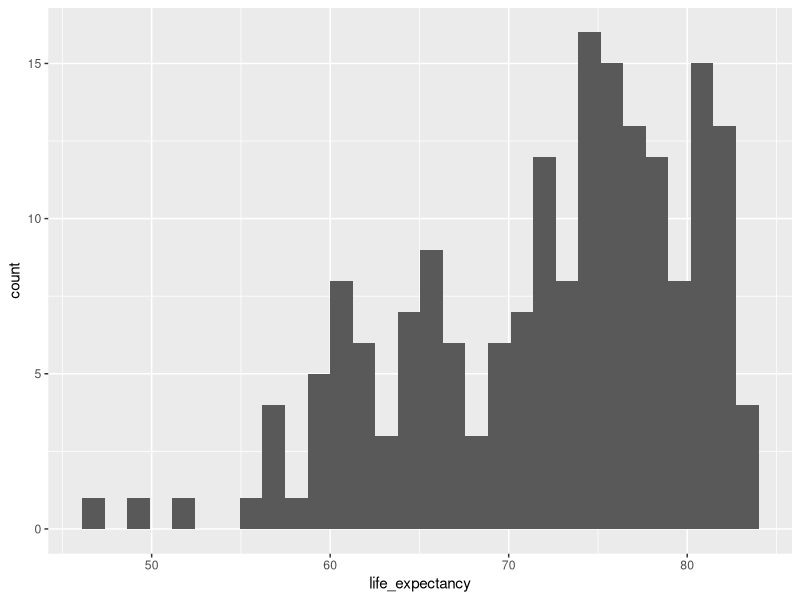
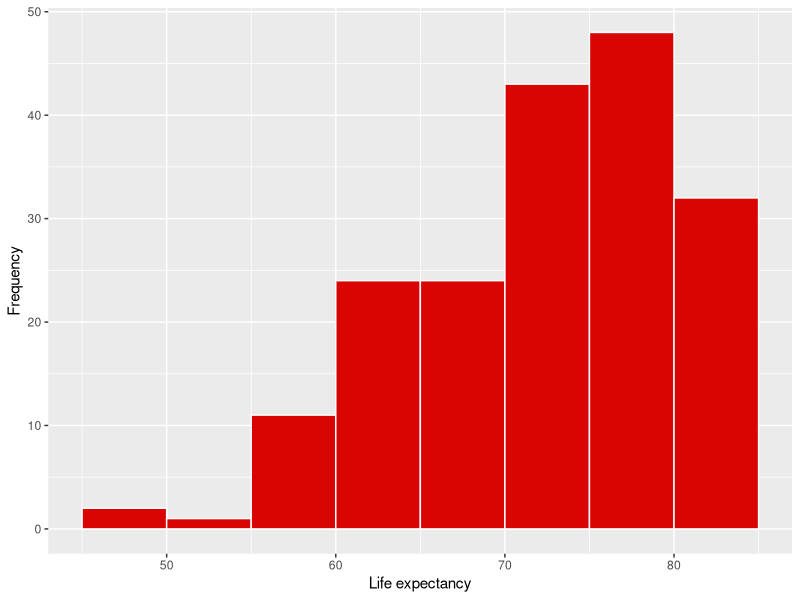
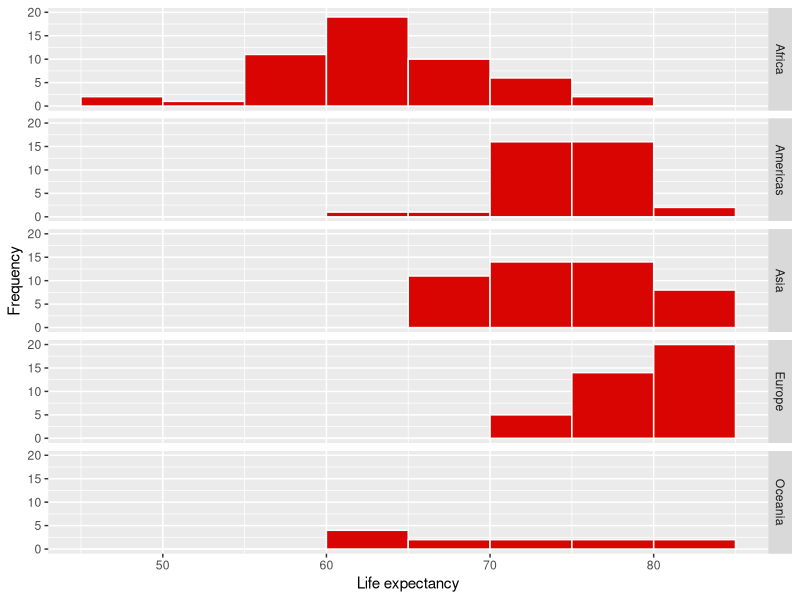
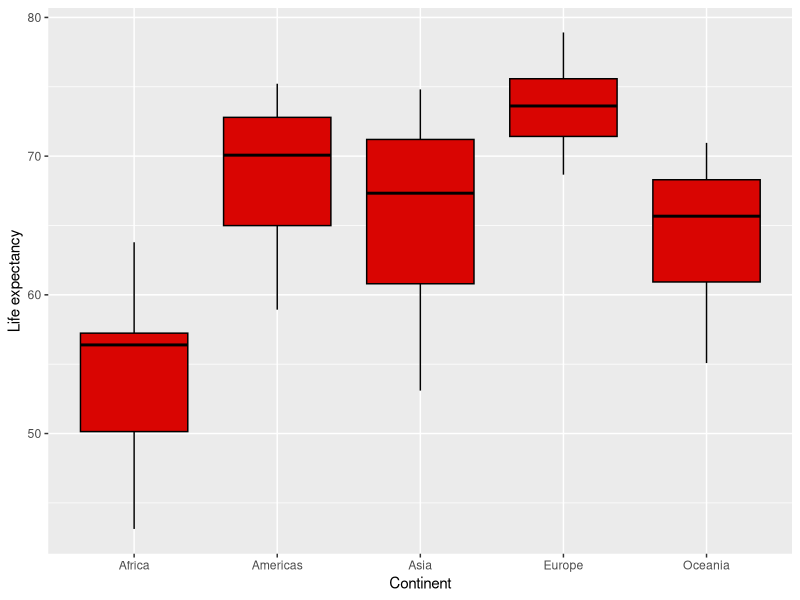
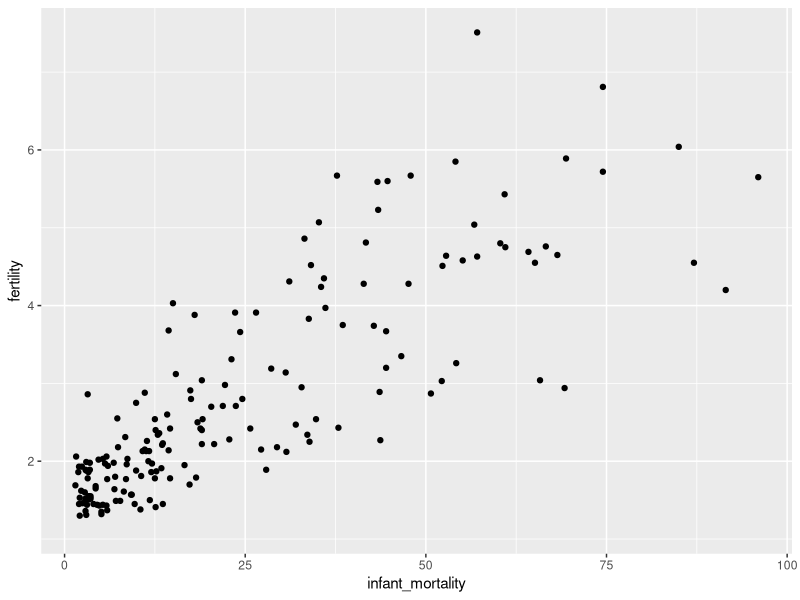
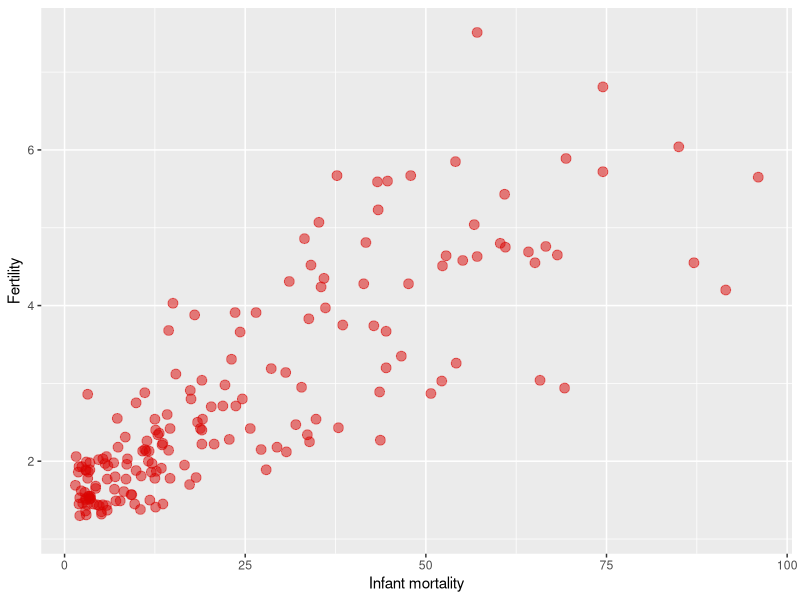
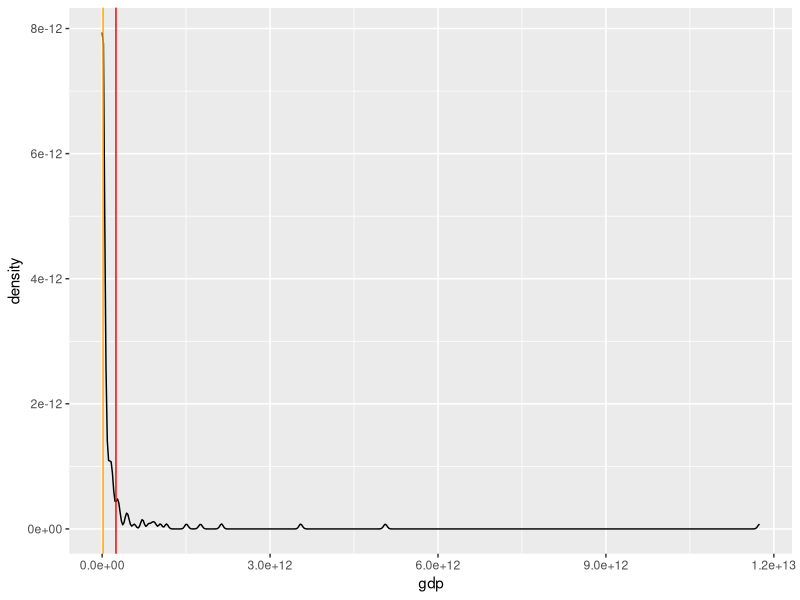
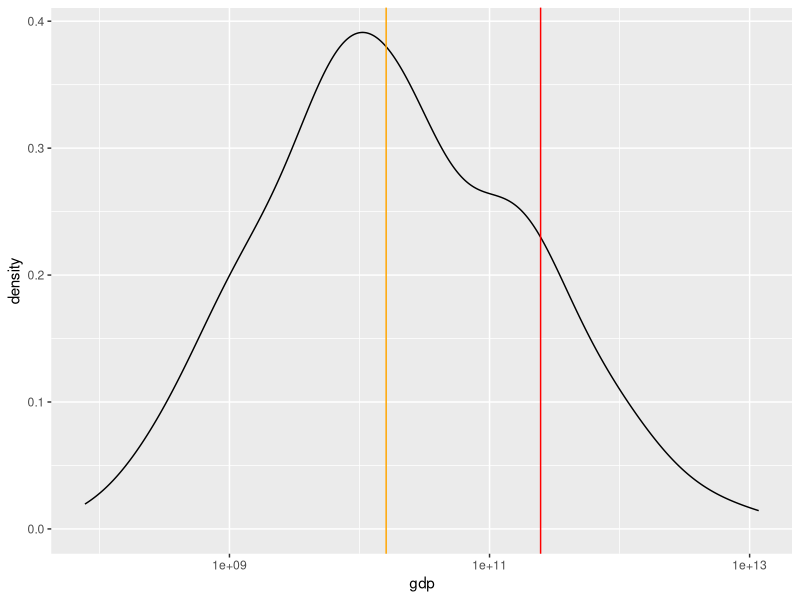

These figures' R source, in order:
## ---- chunk 1
knitr::opts_chunk$set(echo = TRUE)
## ---- chunk 2
library(dslabs)
data(polls_us_election_2016)

library(tidyverse)
## ---- chunk 3
polls_us_election_2016 %>%
    filter(is.na(grade)) %>%
    head
## ---- chunk 4
polls_us_election_2016 %>%
    filter(pollster %in% c("American Strategies","GfK Group","Merrill Poll") &
               samplesize > 1000 &
               startdate == "2016-10-20")
## ---- chunk 5
polls_us_election_2016 %>%
    mutate(rawpoll_clintontrump = rawpoll_clinton + rawpoll_trump) %>%
    filter(!is.na(rawpoll_johnson) & rawpoll_clintontrump > 95 & state == "Ohio")
## ---- chunk 6
polls_us_election_2016 %>%
    filter(samplesize >= 2000) %>%
    group_by(state) %>%
    summarise(mean_trump = mean(rawpoll_trump)) %>%
    arrange(desc(mean_trump))
## ---- chunk 7
gapminder_mean <- gapminder %>%
  group_by(continent, year) %>%
  summarise(mean_pop = mean(population))
## ---- chunk 8
gapminder %>%
    filter(year == 2015) %>%
    ggplot() +
    aes(x = life_expectancy) +
    geom_histogram()
## ---- chunk 9
life_exp_hist <- gapminder %>%
    filter(year == 2015) %>%
    ggplot() +
    aes(x = life_expectancy) +
    geom_histogram(binwidth = 5,
                   boundary = 45,
                   colour = "white",
                   fill = "#d90502") +
    labs(x = "Life expectancy",
         y = "Frequency")
life_exp_hist
## ---- chunk 10
life_exp_hist +
    facet_grid(rows = vars(continent))
## ---- chunk 11
gapminder %>%
    group_by(continent, year) %>%
    summarise(mean_life_exp = mean(life_expectancy)) %>%
    ggplot() +
    aes(x = continent, y = mean_life_exp) +
    geom_boxplot(colour = "black",
                 fill = "#d90502") +
    labs(x = "Continent",
         y = "Life expectancy")
## ---- chunk 12
gapminder %>%
    filter(year == 2015) %>%
    ggplot() +
    aes(x = infant_mortality, y = fertility) +
    geom_point()
## ---- chunk 13
gapminder %>%
    filter(year == 2015) %>%
    ggplot() +
    aes(x = infant_mortality, y = fertility) +
    geom_point(size = 3,
               alpha = 0.5,
               colour = "#d90502") +
    labs(x = "Infant mortality", y = "Fertility")
## ---- chunk 14
mean <- gapminder %>%
    filter(year == 2011) %>%
    summarise(mean(gdp, na.rm = T))
mean
## ---- chunk 15
median <- gapminder %>%
    filter(year == 2011) %>%
    summarise(median(gdp, na.rm = T))
median
## ---- chunk 16
gdp_density <- gapminder %>%
    filter(year == 2011) %>%
    ggplot() +
    aes(x = gdp) +
    geom_density() +
    geom_vline(xintercept = as.numeric(mean), colour = "red") +
    geom_vline(xintercept = as.numeric(median), colour = "orange")
gdp_density
## ---- chunk 17
gdp_density +
    scale_x_log10()
## ---- chunk 18
gapminder %>%
    filter(year == 2015) %>%
    summarise(cor(fertility, infant_mortality, use = "pairwise.complete.obs"))
